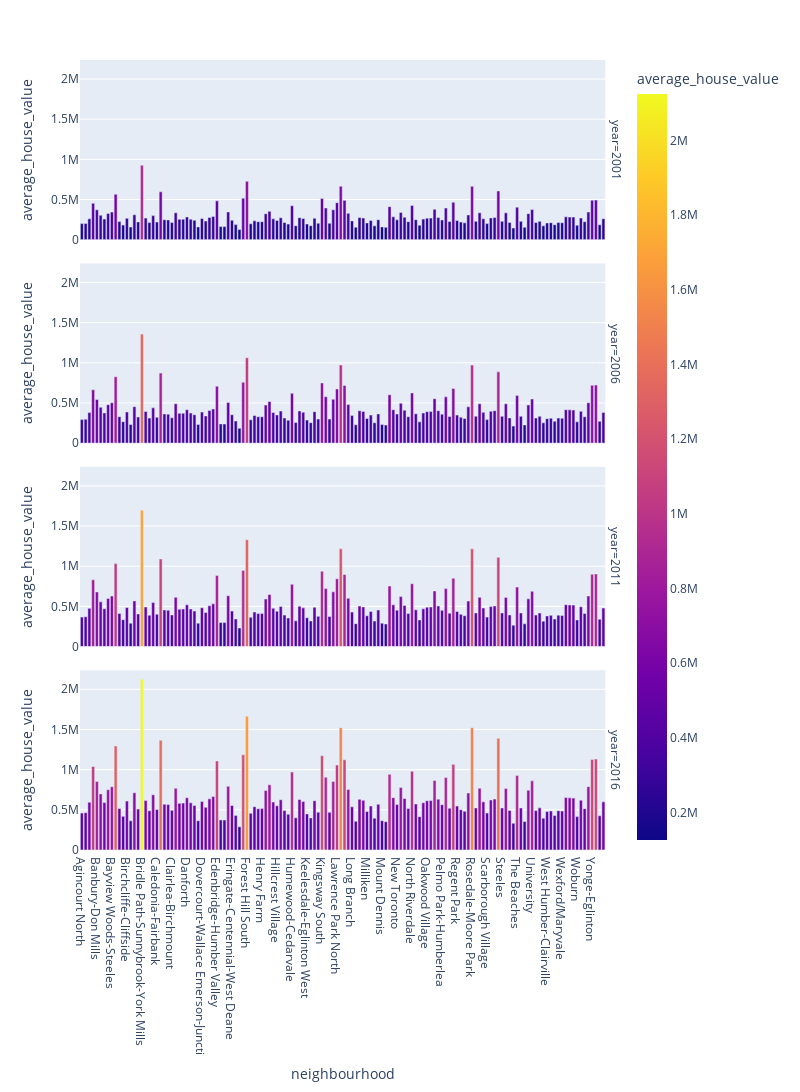

Here is the notebook cell this chart was saved with:
### Code cell
#Data for Average house value in Toronto neighborhoods
dwelling_value_toronto = housing_data[['neighbourhood','average_house_value','year']]
dwelling_value_toronto

def average_house_value_snapshot():
    """Average house value for all Toronto's neighbourhoods per year."""

    return px.bar(
                dwelling_value_toronto, 
                x="neighbourhood", 
                y="average_house_value", 
                color="average_house_value", 
                facet_row="year",
                height=1200,
                width = 800)
average_house_value_snapshot()

### Figure 1 — Plotly figure (JSON) as saved in the notebook; plotly's stock layout.template omitted (floating-point values rounded to 4 significant figures; data arrays with more than 128 entries replaced by an {"elided": "..."} marker saying what was removed)
{"data": [{"alignmentgroup": "True", "hovertemplate": "year=2001<br>neighbourhood=%{x}<br>average_house_value=%{marker.color}<extra></extra>", "legendgroup": "", "marker": {"color": {"elided": "140 int values"}, "coloraxis": "coloraxis", "pattern": {"shape": ""}}, "name": "", "offsetgroup": "", "orientation": "v", "showlegend": false, "textposition": "auto", "type": "bar", "x": {"elided": "140 str values"}, "xaxis": "x4", "y": {"elided": "140 int values"}, "yaxis": "y4"}, {"alignmentgroup": "True", "hovertemplate": "year=2006<br>neighbourhood=%{x}<br>average_house_value=%{marker.color}<extra></extra>", "legendgroup": "", "marker": {"color": {"elided": "140 int values"}, "coloraxis": "coloraxis", "pattern": {"shape": ""}}, "name": "", "offsetgroup": "", "orientation": "v", "showlegend": false, "textposition": "auto", "type": "bar", "x": {"elided": "140 str values"}, "xaxis": "x3", "y": {"elided": "140 int values"}, "yaxis": "y3"}, {"alignmentgroup": "True", "hovertemplate": "year=2011<br>neighbourhood=%{x}<br>average_house_value=%{marker.color}<extra></extra>", "legendgroup": "", "marker": {"color": {"elided": "140 int values"}, "coloraxis": "coloraxis", "pattern": {"shape": ""}}, "name": "", "offsetgroup": "", "orientation": "v", "showlegend": false, "textposition": "auto", "type": "bar", "x": {"elided": "140 str values"}, "xaxis": "x2", "y": {"elided": "140 int values"}, "yaxis": "y2"}, {"alignmentgroup": "True", "hovertemplate": "year=2016<br>neighbourhood=%{x}<br>average_house_value=%{marker.color}<extra></extra>", "legendgroup": "", "marker": {"color": {"elided": "140 int values"}, "coloraxis": "coloraxis", "pattern": {"shape": ""}}, "name": "", "offsetgroup": "", "orientation": "v", "showlegend": false, "textposition": "auto", "type": "bar", "x": {"elided": "140 str values"}, "xaxis": "x", "y": {"elided": "140 int values"}, "yaxis": "y"}], "layout": {"annotations": [{"font": {}, "showarrow": false, "text": "year=2016", "textangle": 90, "x": 0.98, "xanchor": "left", "xref": "paper", "y": 0.1138, "yanchor": "middle", "yref": "paper"}, {"font": {}, "showarrow": false, "text": "year=2011", "textangle": 90, "x": 0.98, "xanchor": "left", "xref": "paper", "y": 0.3712, "yanchor": "middle", "yref": "paper"}, {"font": {}, "showarrow": false, "text": "year=2006", "textangle": 90, "x": 0.98, "xanchor": "left", "xref": "paper", "y": 0.6288, "yanchor": "middle", "yref": "paper"}, {"font": {}, "showarrow": false, "text": "year=2001", "textangle": 90, "x": 0.98, "xanchor": "left", "xref": "paper", "y": 0.8862, "yanchor": "middle", "yref": "paper"}], "barmode": "relative", "coloraxis": {"colorbar": {"title": {"text": "average_house_value"}}, "colorscale": [[0, "#0d0887"], [0.1111, "#46039f"], [0.2222, "#7201a8"], [0.3333, "#9c179e"], [0.4444, "#bd3786"], [0.5556, "#d8576b"], [0.6667, "#ed7953"], [0.7778, "#fb9f3a"], [0.8889, "#fdca26"], [1, "#f0f921"]]}, "height": 1200, "legend": {"tracegroupgap": 0}, "margin": {"t": 60}, "width": 800, "xaxis": {"anchor": "y", "autorange": true, "domain": [0, 0.98], "range": [-0.5, 139.5], "title": {"text": "neighbourhood"}, "type": "category"}, "xaxis2": {"anchor": "y2", "autorange": true, "domain": [0, 0.98], "matches": "x", "range": [-0.5, 139.5], "showticklabels": false, "type": "category"}, "xaxis3": {"anchor": "y3", "autorange": true, "domain": [0, 0.98], "matches": "x", "range": [-0.5, 139.5], "showticklabels": false, "type": "category"}, "xaxis4": {"anchor": "y4", "autorange": true, "domain": [0, 0.98], "matches": "x", "range": [-0.5, 139.5], "showticklabels": false, "type": "category"}, "yaxis": {"anchor": "x", "autorange": true, "domain": [0, 0.2275], "range": [0, 2236000.0], "title": {"text": "average_house_value"}, "type": "linear"}, "yaxis2": {"anchor": "x2", "autorange": true, "domain": [0.2575, 0.485], "matches": "y", "range": [0, 2236000.0], "title": {"text": "average_house_value"}, "type": "linear"}, "yaxis3": {"anchor": "x3", "autorange": true, "domain": [0.515, 0.7425], "matches": "y", "range": [0, 2236000.0], "title": {"text": "average_house_value"}, "type": "linear"}, "yaxis4": {"anchor": "x4", "autorange": true, "domain": [0.7725, 1], "matches": "y", "range": [0, 2236000.0], "title": {"text": "average_house_value"}, "type": "linear"}}}
